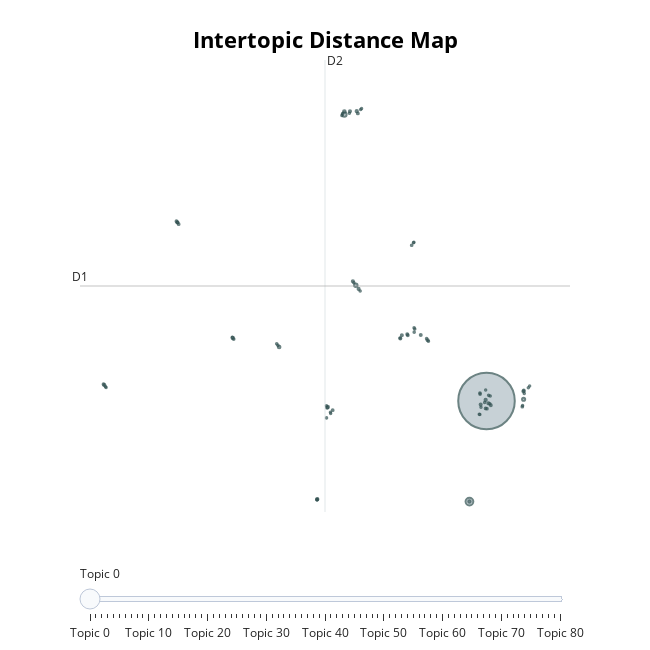

Write notebook code for a chart like this one.
### Code cell
def get_topic_stats(topic_model, extra_cols = []):
    topics_info_df = topic_model.get_topic_info().sort_values('Count', ascending = False)
    # print the columns
    print(f"columns in the topics_info_df: {topics_info_df.columns}")
    topics_info_df['Share'] = 100.*topics_info_df['Count']/topics_info_df['Count'].sum()
    topics_info_df['CumulativeShare'] = 100.*topics_info_df['Count'].cumsum()/topics_info_df['Count'].sum()
    return topics_info_df[['Topic', 'Count', 'Share', 'CumulativeShare', 
                           'Name', 'Representation'] + extra_cols]

def getBerTopics(email_text):
    representation_model = KeyBERTInspired()
    vectorizer_model = CountVectorizer(min_df=5, stop_words = 'english')
    topic_model = BERTopic(nr_topics = 'auto', vectorizer_model = vectorizer_model, representation_model = representation_model)
    print("fitting model")
    topics, ini_probs = topic_model.fit_transform(email_text)
    print("model fit step executed")
    topic_list = topic_model.generate_topic_labels(nr_words=3,separator=", ")
    print(f"topics: {topic_list}")
    return topic_model, topics, ini_probs

topic_model, topics, ini_probs = getBerTopics(email_text)
topic_model.visualize_topics()
